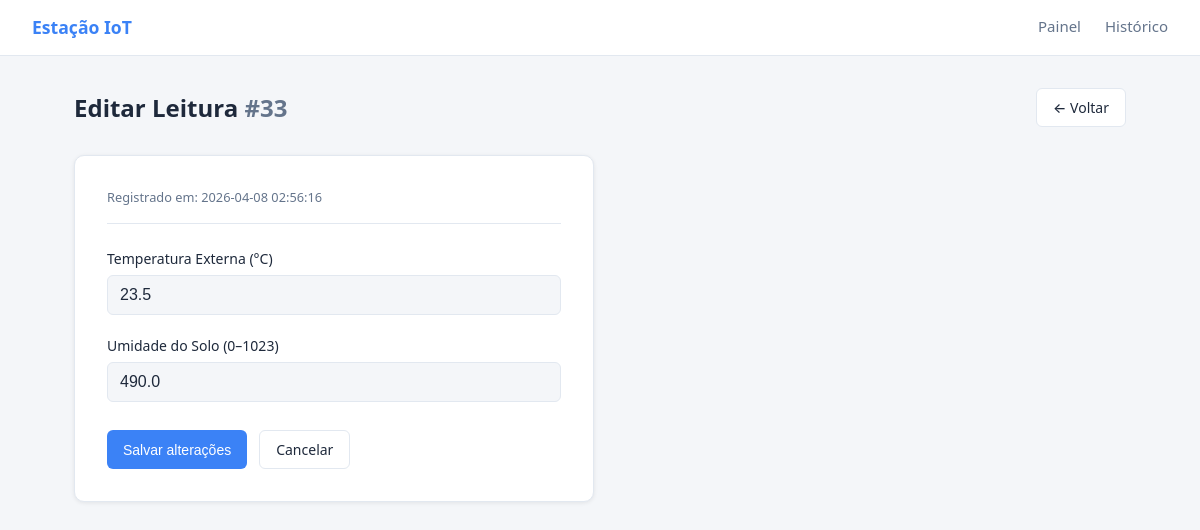
/editar/33, run on the app's committed database.
### tables this page shows
CREATE TABLE leituras (
  id INTEGER PRIMARY KEY AUTOINCREMENT,
  temperatura_externa REAL NOT NULL,
  umidade_do_solo REAL NOT NULL,
  timestamp DATETIME DEFAULT (datetime('now','localtime'))
);

### app.py (the view)
@app.route('/editar/<int:id>')
def editar(id):
    leitura = buscar_leitura(id)
    if leitura is None:
        abort(404)
    return render_template('editar.html', leitura=leitura)

### database.py (called while the page is built)
def get_db_connection():
    conn = sqlite3.connect(DB_PATH, timeout=10)
    conn.execute('PRAGMA journal_mode=WAL')
    conn.execute('PRAGMA busy_timeout=5000')
    conn.row_factory = sqlite3.Row
    return conn

def buscar_leitura(id):
    with get_db_connection() as conn:
        row = conn.execute(
            'SELECT * FROM leituras WHERE id = ?',
            (id,)
        ).fetchone()
        return dict(row) if row else None

### templates/editar.html (shortened to what this page needs)
{% extends "base.html" %}
{% block content %}
<div class="page-header">
  <h1>Editar Leitura <span class="muted">#{{ leitura.id }}</span></h1>
  <a href="/historico" class="btn btn-secondary">← Voltar</a>
</div>
<div class="form-card">
  <div class="form-meta">
    <span>Registrado em: {{ leitura.timestamp }}</span>
  </div>
  <form id="formEditar">
    <div class="form-group">
      <label for="temperatura_externa">Temperatura Externa (°C)</label>
      <input
        type="number"
        step="0.1"
        id="temperatura_externa"
        name="temperatura_externa"
        value="{{ leitura.temperatura_externa }}"
        required
      />
    </div>
    <div class="form-group">
      <label for="umidade_do_solo">Umidade do Solo (0–1023)</label>
      <input
        type="number"
        step="1"
        id="umidade_do_solo"
        name="umidade_do_solo"
        value="{{ leitura.umidade_do_solo }}"
        required
      />
    </div>
    <div class="form-actions">
      <button type="submit" class="btn btn-primary">Salvar alterações</button>
      <a href="/historico" class="btn btn-secondary">Cancelar</a>
    </div>
  </form>
</div>
{% endblock %}

### static/css/style.css (style rules this page uses)
*, *::before, *::after { box-sizing: border-box; margin: 0; padding: 0; }
:root { --bg: #f4f6f9; --surface: #ffffff; --border: #e2e8f0; --primary: #3b82f6; --primary-dark: #2563eb; --danger: #ef4444; --danger-dark: #dc2626; --edit: #10b981; --edit-dark: #059669; --text: #1e293b; --muted: #64748b; --radius: 10px; --shadow: 0 1px 4px rgba(0, 0, 0, 0.08); }
body { font-family: system-ui, -apple-system, sans-serif; background: var(--bg); color: var(--text); font-size: 15px; line-height: 1.5; }
a { color: inherit; text-decoration: none; }
.page-header { display: flex; align-items: center; justify-content: space-between; flex-wrap: wrap; gap: 1rem; margin-bottom: 1.75rem; }
.page-header h1 { font-size: 1.5rem; font-weight: 700; }
.muted { color: var(--muted); }
.btn { display: inline-flex; align-items: center; gap: 6px; padding: 8px 16px; border-radius: 6px; border: none; font-size: 0.875rem; font-weight: 500; cursor: pointer; transition: background 0.15s, opacity 0.15s; }
.btn-primary { background: var(--primary); color: #fff; }
.btn-secondary { background: var(--surface); color: var(--text); border: 1px solid var(--border); }
.form-card { background: var(--surface); border: 1px solid var(--border); border-radius: var(--radius); box-shadow: var(--shadow); padding: 2rem; max-width: 520px; }
.form-meta { font-size: 0.8rem; color: var(--muted); margin-bottom: 1.5rem; padding-bottom: 1rem; border-bottom: 1px solid var(--border); }
.form-group { display: flex; flex-direction: column; gap: 6px; margin-bottom: 1.25rem; }
.form-group label { font-size: 0.875rem; font-weight: 500; color: var(--text); }
.form-group input { padding: 10px 12px; border: 1px solid var(--border); border-radius: 6px; font-size: 1rem; color: var(--text); background: var(--bg); transition: border-color 0.15s, box-shadow 0.15s; }
.form-actions { display: flex; gap: 12px; margin-top: 1.75rem; }

### data on the page
leituras: id "33", timestamp "2026-04-08 02:56:16", temperatura_externa "23.5", umidade_do_solo "490.0"
